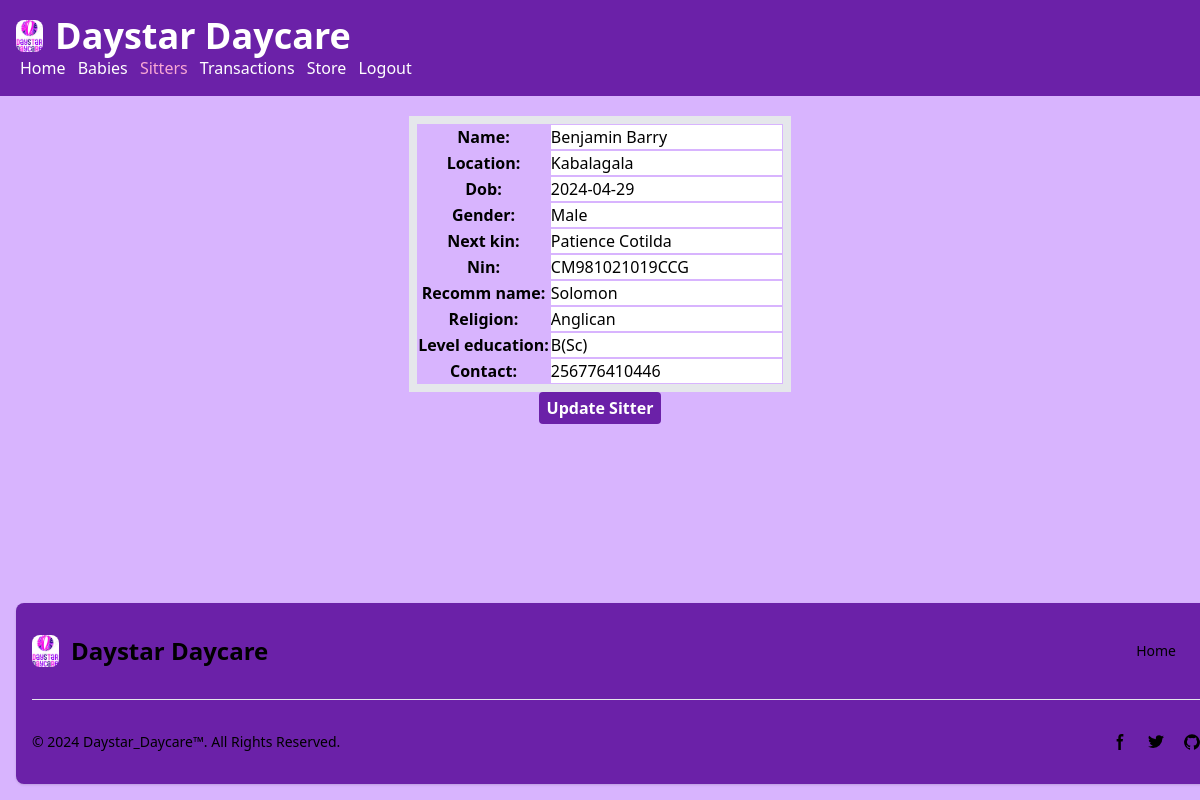
Page /sitter/edit/2 on the committed database.
### daystar_app/models.py (models this page shows, shortened)
class Sitter(models.Model):
    name = models.CharField(max_length=100)
    location = models.CharField(max_length=200)
    dob = models.DateField()
    gender = models.CharField(max_length=25)
    next_kin = models.CharField(max_length=100)
    nin = models.CharField(max_length=100)
    recomm_name = models.CharField(max_length=100)
    religion = models.CharField(max_length=50)
    level_education = models.CharField(max_length=200)
    contact = models.IntegerField()

### daystar_app/views.py (the view)
# urls.py: path('edit/<int:sitter_id>', views.editsitter, name="editsitter"),
def editsitter(request, sitter_id):
    sitter = Sitter.objects.get(id=sitter_id)
    if request.method == 'POST':
        form = SitterForm(request.POST)
        if form.is_valid():
            name = form.cleaned_data['name']
            location = form.cleaned_data['location']
            dob = form.cleaned_data['dob']
            gender = form.cleaned_data['gender']
            next_kin = form.cleaned_data['next_kin']
            nin = form.cleaned_data['nin']
            recomm_name = form.cleaned_data['recomm_name']
            religion = form.cleaned_data['religion']
            level_education = form.cleaned_data['level_education']
            contact = form.cleaned_data['contact']
            sitter.name = name
            sitter.location = location
            sitter.dob = dob
            sitter.gender = gender
            sitter.next_kin = next_kin
            sitter.nin = nin
            sitter.recomm_name = recomm_name
            sitter.religion = religion
            sitter.level_education = level_education
            sitter.contact = contact
            sitter.save()
            redirect_url = reverse('sitter')
            return HttpResponseRedirect(redirect_url)
    else:
        form = SitterForm(initial={'name':sitter.name, 'location':sitter.location, 'dob':sitter.dob, 'gender': sitter.gender, 'next_kin':sitter.next_kin, 'nin':sitter.nin, 'recomm_name':sitter.recomm_name, 'religion':sitter.religion, 'level_education':sitter.level_education, 'contact':sitter.contact})
        return render(request,'daystar_app/editsitter.html', {'form': form, 'sitter_id': sitter_id})

### daystar_app/forms.py (shortened to what this page needs)
class SitterForm(forms.Form):
    name = forms.CharField(max_length=100, widget=forms.TextInput(attrs={'class': 'form-control'}), required=False)
    location = forms.CharField(max_length=200, widget=forms.TextInput(attrs={'class': 'form-control'}), required=False)
    dob = forms.DateField(widget=forms.DateInput(attrs={'class': 'form-control'}), required=False)
    gender = forms.CharField(max_length=25, widget=forms.TextInput(attrs={'class': 'form-control'}), required=False)
    next_kin = forms.CharField(max_length=100, widget=forms.TextInput(attrs={'class': 'form-control'}), required=False)
    nin = forms.CharField(max_length=100, widget=forms.TextInput(attrs={'class': 'form-control'}), required=False)
    recomm_name = forms.CharField(max_length=100, widget=forms.TextInput(attrs={'class': 'form-control'}), required=False)
    religion = forms.CharField(max_length=50, widget=forms.TextInput(attrs={'class': 'form-control'}), required=False)
    level_education = forms.CharField(max_length=200, widget=forms.TextInput(attrs={'class': 'form-control'}), required=False)
    contact = forms.IntegerField(widget=forms.TextInput(attrs={'class': 'form-control'}), required=False)

### daystar_app/templates/daystar_app/editsitter.html (shortened to what this page needs)
{% load static %}
<!DOCTYPE html>
<html lang="en">
<head>
    <script src="https://cdn.tailwindcss.com"></script>
</head>
<body class="bg-purple-300 flex flex-col h-screen">
    <div class="flex-grow">
        <nav class="flex bg-purple-800 gap-2 p-4 items-center text-white">
            <div>
                <a href="/home" class="flex items-center mb-4 sm:mb-0 space-x-3 rtl:space-x-reverse">
                    <img src="{% static "home_app/images/daystar_logo_2.jpg" %}" class="h-8 rounded-lg" alt="Daystar_Daycare_Logo">
                    <span class="self-center text-4xl font-semibold whitespace-nowrap dark:text-white">Daystar Daycare</span>
                </a>
                <div class="justify-end">
                    <a href="/home" class="px-1">Home</a>
                    <a href="/baby" class="px-1">Babies</a>
                    <a href="/sitter" class="text-pink-300 px-1">Sitters</a>
                    <a href="/baby/transactions" class="px-1">Transactions</a>
                    <a href="/baby/store" class="px-1">Store</a>
                    <a href="/logout" class="px-1">Logout</a>
                </div>
            </div>
        </nav>
        <form action="{% url "editsitter" sitter_id %}" method="POST" class="max-w-sm mx-auto py-5">
            <table>
            {{ form.as_table }}
            </table>
            <div style="text-align:center">
                <button class="bg-purple-800 hover:bg-pink-300 text-white font-bold py-1 px-2 rounded">
                    Update Sitter
                </button>
            </div>
        </form>
    </div>
    <footer class="bg-purple-800 rounded-lg shadow dark:bg-gray-900 m-4 fixed-bottom-0 left-0 right-0 w-screen">
        <div class="w-full max-w-screen-xl mx-auto p-4 md:py-8">
            <div class="sm:flex sm:items-center sm:justify-between">
                <a href="home" class="flex items-center mb-4 sm:mb-0 space-x-3 rtl:space-x-reverse">
                    <img src="{% static "home_app/images/daystar_logo_2.jpg" %}" class="h-8 rounded-lg" alt="Daystar_Daycare_Logo" />
                    <span class="self-center text-2xl font-semibold whitespace-nowrap dark:text-white">Daystar Daycare</span>
                </a>
                <ul class="flex flex-wrap items-center mb-6 text-sm font-medium text-black sm:mb-0 dark:text-gray-400">
                    <li>
                        <a href="home" class="hover:underline me-4 md:me-6">Home</a>
                    </li>
                </ul>
            </div>
            <hr class="my-6 border-gray-200 sm:mx-auto dark:border-gray-700 lg:my-8"/>
            <div class="sm:flex sm:items-center sm:justify-between">
                <span class="text-sm text-black sm:text-center dark:text-gray-400">© 2024 <a href="/home" class="hover:underline">Daystar_Daycare™</a>. All Rights Reserved.
                </span>
                <div class="flex mt-4 sm:justify-center sm:mt-0">
                    <a href="https://www.instagram.com/benjamin_barry65" class="text-black hover:text-gray-900 dark:hover:text-white">
                        <svg class="w-4 h-4" aria-hidden="true" xmlns="http://www.w3.org/2000/svg" fill="currentColor" viewBox="0 0 8 19">
                            <path fill-rule="evenodd" d="M6.135 3H8V0H6.135a4.147 4.147 0 0 0-4.142 4.142V6H0v3h2v9.938h3V9h2.021l.592-3H5V3.591A.6.6 0 0 1 5.592 3h.543Z" clip-rule="evenodd"/>
                        </svg>
                    </a>
                    <a href="https://twitter.com/benjaminbarry__" class="text-black hover:text-gray-900 dark:hover:text-white ms-5">
                    </a>
                    <a href="https://github.com/Benjaminbarry65" class="text-black hover:text-gray-900 dark:hover:text-white ms-5">
                    </a>
                </div>
            </div>
        </div>
    </footer>
</body>
</html>

### daystar_app/templates/daystar_app/editsitter.html (style rules this page uses)
table { border: 8px solid; border-radius: 10px; border-spacing: 10px; border-color: purple-300; padding: 20px; margin-left: auto; margin-right: auto; }

### rows in the picture
Sitter: name "Benjamin Barry", location "Kabalagala", dob "2024-04-29", gender "Male", next_kin "Patience Cotilda", nin "CM981021019CCG", recomm_name "Solomon", religion "Anglican", level_education "B(Sc)", contact "256776410446"
